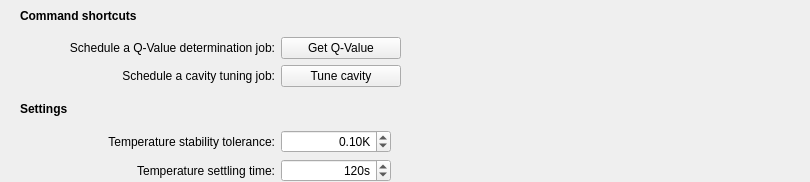
<?xml version="1.0" encoding="UTF-8"?>
<ui version="4.0">
 <class>Form</class>
 <widget class="QWidget" name="Form">
  <property name="geometry">
   <rect>
    <x>0</x>
    <y>0</y>
    <width>810</width>
    <height>182</height>
   </rect>
  </property>
  <property name="windowTitle">
   <string>Form</string>
  </property>
  <layout class="QGridLayout" name="gridLayout">
   <property name="leftMargin">
    <number>0</number>
   </property>
   <property name="topMargin">
    <number>0</number>
   </property>
   <property name="rightMargin">
    <number>0</number>
   </property>
   <property name="bottomMargin">
    <number>0</number>
   </property>
   <item row="0" column="0">
    <layout class="QGridLayout" name="layout" columnstretch="1,2">
     <property name="leftMargin">
      <number>20</number>
     </property>
     <property name="rightMargin">
      <number>20</number>
     </property>
     <item row="4" column="0">
      <widget class="QLabel" name="labelT_tolerance">
       <property name="sizePolicy">
        <sizepolicy hsizetype="Expanding" vsizetype="Preferred">
         <horstretch>0</horstretch>
         <verstretch>0</verstretch>
        </sizepolicy>
       </property>
       <property name="toolTip">
        <string>&lt;html&gt;&lt;head/&gt;&lt;body&gt;&lt;p&gt;Maximum fluctuations allowed for the temperature to be considered stable.&lt;/p&gt;&lt;/body&gt;&lt;/html&gt;</string>
       </property>
       <property name="text">
        <string>Temperature stability tolerance:</string>
       </property>
       <property name="alignment">
        <set>Qt::AlignRight|Qt::AlignTrailing|Qt::AlignVCenter</set>
       </property>
      </widget>
     </item>
     <item row="5" column="0">
      <widget class="QLabel" name="labelT_settling">
       <property name="sizePolicy">
        <sizepolicy hsizetype="Expanding" vsizetype="Preferred">
         <horstretch>0</horstretch>
         <verstretch>0</verstretch>
        </sizepolicy>
       </property>
       <property name="toolTip">
        <string>&lt;html&gt;&lt;head/&gt;&lt;body&gt;&lt;p&gt;Settling time for the temperature after fluctuations are within the tolerance.&lt;/p&gt;&lt;/body&gt;&lt;/html&gt;</string>
       </property>
       <property name="text">
        <string>Temperature settling time:</string>
       </property>
       <property name="alignment">
        <set>Qt::AlignRight|Qt::AlignTrailing|Qt::AlignVCenter</set>
       </property>
      </widget>
     </item>
     <item row="5" column="1" alignment="Qt::AlignLeft">
      <widget class="ScienDSpinBox" name="lineEditT_settling">
       <property name="minimumSize">
        <size>
         <width>110</width>
         <height>0</height>
        </size>
       </property>
       <property name="maximumSize">
        <size>
         <width>110</width>
         <height>16777215</height>
        </size>
       </property>
       <property name="toolTip">
        <string>&lt;html&gt;&lt;head/&gt;&lt;body&gt;&lt;p&gt;Settling time for the temperature after fluctuations are within the tolerance.&lt;/p&gt;&lt;/body&gt;&lt;/html&gt;</string>
       </property>
       <property name="alignment">
        <set>Qt::AlignRight|Qt::AlignTrailing|Qt::AlignVCenter</set>
       </property>
       <property name="suffix">
        <string>s</string>
       </property>
       <property name="decimals">
        <number>0</number>
       </property>
       <property name="maximum">
        <double>99999.000000000000000</double>
       </property>
       <property name="value">
        <double>120.000000000000000</double>
       </property>
      </widget>
     </item>
     <item row="1" column="0">
      <widget class="QLabel" name="label_3">
       <property name="text">
        <string>Schedule a Q-Value determination job:</string>
       </property>
       <property name="alignment">
        <set>Qt::AlignRight|Qt::AlignTrailing|Qt::AlignVCenter</set>
       </property>
      </widget>
     </item>
     <item row="4" column="1" alignment="Qt::AlignLeft">
      <widget class="ScienDSpinBox" name="lineEditT_tolerance">
       <property name="minimumSize">
        <size>
         <width>110</width>
         <height>0</height>
        </size>
       </property>
       <property name="maximumSize">
        <size>
         <width>110</width>
         <height>16777215</height>
        </size>
       </property>
       <property name="toolTip">
        <string>&lt;html&gt;&lt;head/&gt;&lt;body&gt;&lt;p&gt;Maximum fluctuations allowed for the temperature to be considered stable.&lt;/p&gt;&lt;/body&gt;&lt;/html&gt;</string>
       </property>
       <property name="alignment">
        <set>Qt::AlignRight|Qt::AlignTrailing|Qt::AlignVCenter</set>
       </property>
       <property name="suffix">
        <string>K</string>
       </property>
       <property name="value">
        <double>0.100000000000000</double>
       </property>
      </widget>
     </item>
     <item row="2" column="0">
      <widget class="QLabel" name="label_4">
       <property name="text">
        <string>Schedule a cavity tuning job:</string>
       </property>
       <property name="alignment">
        <set>Qt::AlignRight|Qt::AlignTrailing|Qt::AlignVCenter</set>
       </property>
      </widget>
     </item>
     <item row="0" column="0" colspan="2">
      <widget class="QLabel" name="labelCustomXeprControl">
       <property name="font">
        <font>
         <weight>75</weight>
         <bold>true</bold>
        </font>
       </property>
       <property name="text">
        <string>Command shortcuts</string>
       </property>
      </widget>
     </item>
     <item row="3" column="0" colspan="2">
      <widget class="QLabel" name="labelTempControl">
       <property name="font">
        <font>
         <weight>75</weight>
         <bold>true</bold>
        </font>
       </property>
       <property name="text">
        <string>Settings</string>
       </property>
      </widget>
     </item>
     <item row="1" column="1" alignment="Qt::AlignLeft">
      <widget class="QPushButton" name="qValueButton">
       <property name="minimumSize">
        <size>
         <width>120</width>
         <height>0</height>
        </size>
       </property>
       <property name="maximumSize">
        <size>
         <width>120</width>
         <height>16777215</height>
        </size>
       </property>
       <property name="text">
        <string>Get Q-Value</string>
       </property>
      </widget>
     </item>
     <item row="2" column="1" alignment="Qt::AlignLeft">
      <widget class="QPushButton" name="tuneButton">
       <property name="minimumSize">
        <size>
         <width>120</width>
         <height>0</height>
        </size>
       </property>
       <property name="maximumSize">
        <size>
         <width>120</width>
         <height>16777215</height>
        </size>
       </property>
       <property name="text">
        <string>Tune cavity</string>
       </property>
      </widget>
     </item>
    </layout>
   </item>
  </layout>
 </widget>
 <customwidgets>
  <customwidget>
   <class>ScienDSpinBox</class>
   <extends>QDoubleSpinBox</extends>
   <header>customxepr.gui.pyqt_labutils.scientific_spinbox.h</header>
  </customwidget>
 </customwidgets>
 <resources/>
 <connections/>
</ui>
